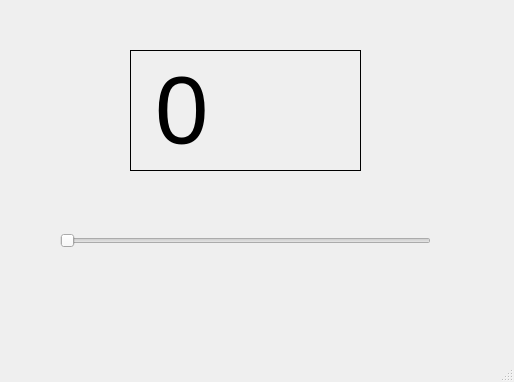
<?xml version="1.0" encoding="UTF-8"?>
<ui version="4.0">
 <class>MainWindow</class>
 <widget class="QMainWindow" name="MainWindow">
  <property name="geometry">
   <rect>
    <x>0</x>
    <y>0</y>
    <width>514</width>
    <height>382</height>
   </rect>
  </property>
  <property name="windowTitle">
   <string>MainWindow</string>
  </property>
  <widget class="QWidget" name="centralwidget">
   <widget class="QLabel" name="label">
    <property name="geometry">
     <rect>
      <x>130</x>
      <y>50</y>
      <width>231</width>
      <height>121</height>
     </rect>
    </property>
    <property name="font">
     <font>
      <pointsize>72</pointsize>
     </font>
    </property>
    <property name="frameShape">
     <enum>QFrame::Box</enum>
    </property>
    <property name="text">
     <string>0</string>
    </property>
   </widget>
   <widget class="QSlider" name="horizontalSlider">
    <property name="geometry">
     <rect>
      <x>60</x>
      <y>230</y>
      <width>371</width>
      <height>22</height>
     </rect>
    </property>
    <property name="orientation">
     <enum>Qt::Horizontal</enum>
    </property>
   </widget>
  </widget>
  <widget class="QMenuBar" name="menubar">
   <property name="geometry">
    <rect>
     <x>0</x>
     <y>0</y>
     <width>514</width>
     <height>22</height>
    </rect>
   </property>
  </widget>
  <widget class="QStatusBar" name="statusbar"/>
 </widget>
 <resources/>
 <connections/>
</ui>
